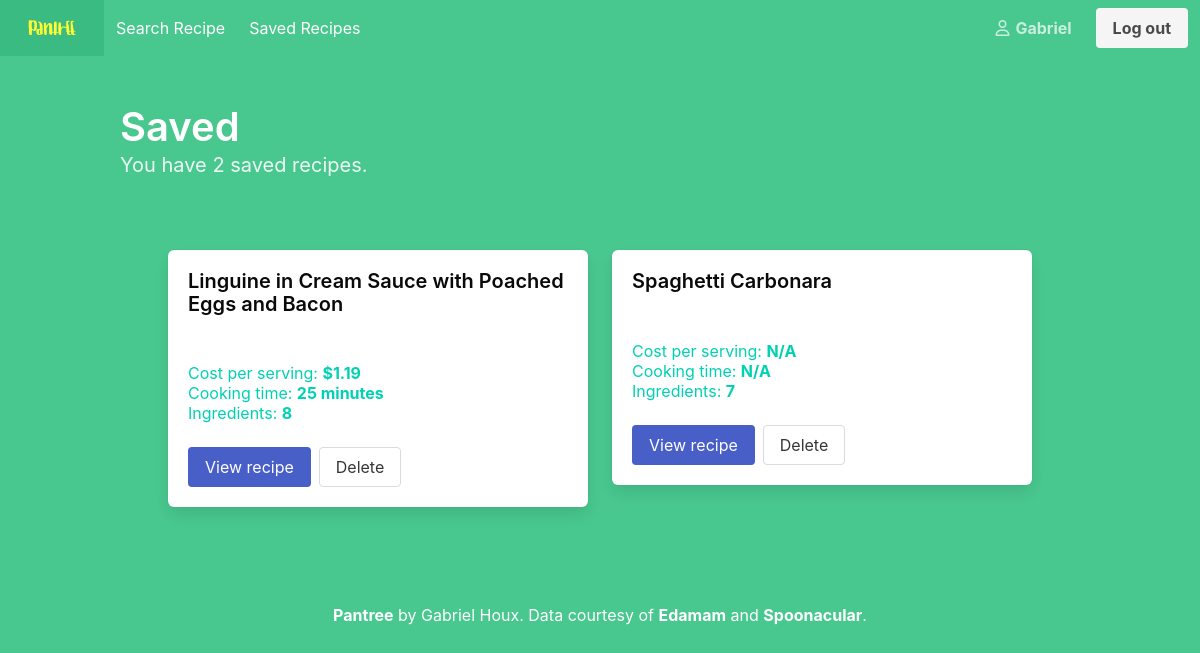
Screenshot of /saved (signed in) with the database file from the repository.
### tables this page shows
CREATE TABLE 'savedRecipes' ('user_id' INTEGER NOT NULL,'recipe_id' TEXT, 'datetime'  DATETIME NOT NULL  , 'recipe_title' TEXT, 'recipe_image' TEXT, 'ingredients_count'  INTEGER NOT NULL  , 'recipe_url' REAL, 'cookingTime' INTEGER DEFAULT 0, 'servingCost' NUMERIC DEFAULT 0);

### app.py (the view)
@app.route("/saved")
def saved():
    savedRecipes = []
    recipeEntries = db.execute("SELECT * FROM savedRecipes WHERE user_id = ?",
                        session["user_id"])
    for entry in recipeEntries:
        recipe = {
            "title": entry["recipe_title"],
            "image": entry["recipe_image"],
            "ingredients": entry["ingredients_count"],
            "url": entry["recipe_url"],
            "id": entry["recipe_id"],
            "datetime": entry["datetime"],
            "cost": entry["servingCost"],
            "time": entry["cookingTime"]
        }
        savedRecipes.append(recipe)
    savedRecipes.sort(key=lambda k: k["datetime"], reverse=True)
    return render_template("saved.html", savedRecipes=savedRecipes)

### app.py (called while the page is built)
@app.after_request
def after_request(response):
    response.headers["Cache-Control"] = "no-cache, no-store, must-revalidate"
    response.headers["Expires"] = 0
    response.headers["Pragma"] = "no-cache"
    return response

### helpers.py (called while the page is built)
def usd(value):
    value /= 100
    return f"${value:,.2f}"

### templates/saved.html (shortened to what this page needs)
{% extends "layout.html" %}
{% block main %}
    <div class="container is-max-desktop">
        <h2 class="title is-2">Saved</h2>
        <h3 class="subtitle">You have {{ savedRecipes | length }} saved recipes.</h3>
        <section class="section">
            <div class="columns is-multiline is-three-quarters-mobile is-two-thirds-tablet is-half-desktop is-one-third-widescreen is-one-quarter-fullhd">
                {% for recipe in savedRecipes %}
                <div class="column" style="width: 300px;">
                    <div class="box">
                        <p class="title is-5 has-text-black">{{ recipe['title'] }}</p>
                        {% if recipe['cost'] > 0 and recipe['time'] > 0 %}
                        <p class="subtitle is-6 has-text-primary">
                            Cost per serving: <b>{{ recipe['cost'] | usd }}</b><br>
                            Cooking time: <b>{{ recipe['time'] }} minutes</b><br>
                            Ingredients: <b>{{ recipe['ingredients'] }}</b>
                        </p>
                        {% else %}
                        <p class="subtitle is-6 has-text-primary">
                            Cost per serving: <b>N/A</b><br>
                            Cooking time: <b>N/A</b><br>
                            Ingredients: <b>{{ recipe['ingredients'] }}</b>
                        </p>
                        {% endif %}
                        <div class="buttons">
                            <a class="button is-link" href="{{ recipe['url'] }}">View recipe</a>
                            <form method="post" action="/delete">
                                <button class="button" value="{{ recipe['id'] }}" type="submit" name="deleteRecipe">
                                    Delete
                                </button>
                            </form>
                        </div>
                    </div>
                </div>
                {% endfor %}
            </div>
        </section>
    </div>
{% endblock %}

### rows the page displays
savedRecipes: title "Linguine in Cream Sauce with Poached Eggs and Bacon", cost "$1.19", time "25", ingredients "8", {{ recipe['id'] }} 650127 (drawn)
savedRecipes: title "Spaghetti Carbonara", ingredients "7"

### other values shown
{{ session["user"] }} "Gabriel"
{{ savedRecipes | length }} "2"
